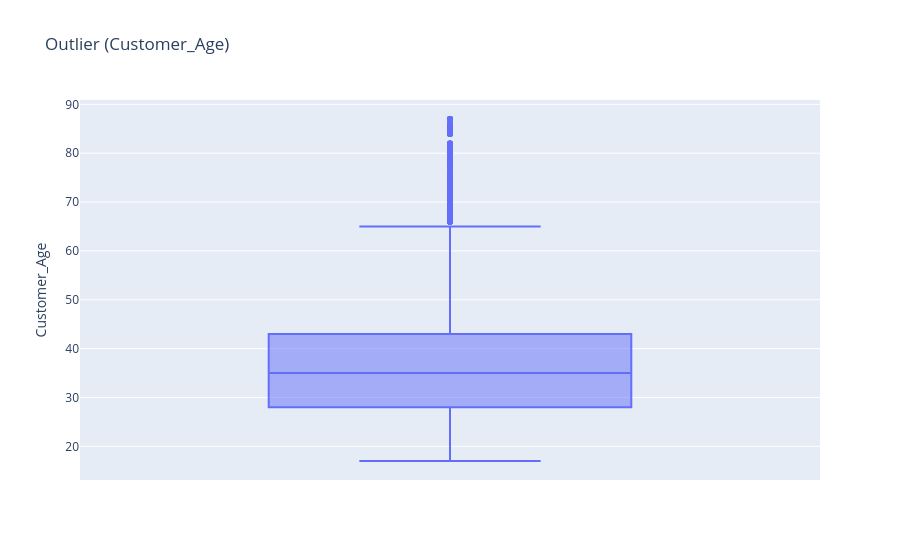

Notebook code for this chart:
### Code cell
fig = px.box(
df,
y="Customer_Age",
title="Outlier (Customer_Age)"
)
fig.show()

### Figure 1 — Plotly figure (JSON) as saved in the notebook; plotly's stock layout.template omitted (floating-point values rounded to 4 significant figures; data arrays with more than 128 entries replaced by an {"elided": "..."} marker saying what was removed)
{"data": [{"alignmentgroup": "True", "hovertemplate": "Customer_Age=%{y}<extra></extra>", "legendgroup": "", "marker": {"color": "#636efa"}, "name": "", "notched": false, "offsetgroup": "", "orientation": "v", "showlegend": false, "type": "box", "x0": " ", "xaxis": "x", "y": {"elided": "112036 int values"}, "y0": " ", "yaxis": "y"}], "layout": {"boxmode": "group", "legend": {"tracegroupgap": 0}, "title": {"text": "Outlier (Customer_Age)"}, "xaxis": {"anchor": "y", "domain": [0, 1]}, "yaxis": {"anchor": "x", "domain": [0, 1], "title": {"text": "Customer_Age"}}}}
